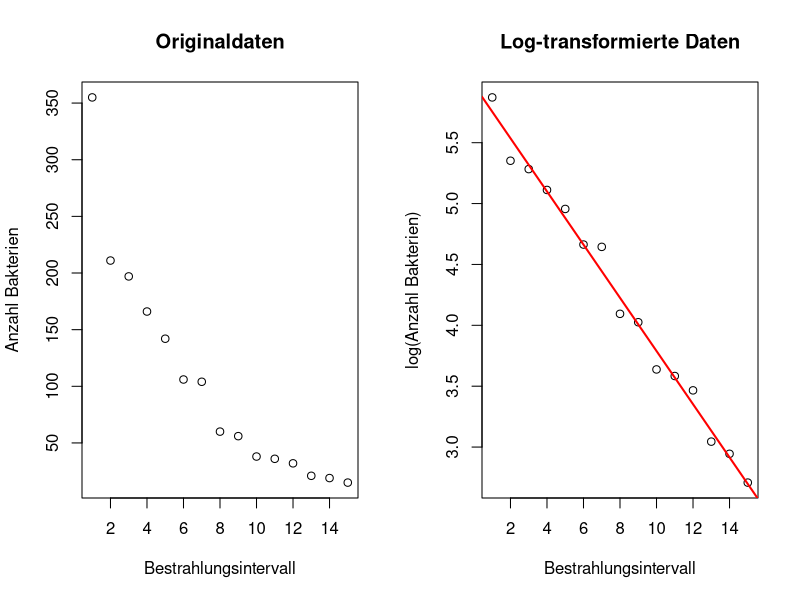

The R script that drew this image: (Note: this script raises an error after producing the figure.)
intervalls = 1:15
bakterien = c(355, 211, 197, 166, 142, 106, 104, 60, 56, 38, 36, 32, 21, 19, 15)
data = c(intervalls, bakterien)

log_bakterien = log(bakterien)

par(mfrow = c(1, 2))
plot(intervalls, bakterien, main = "Originaldaten", 
     xlab = "Bestrahlungsintervall", ylab = "Anzahl Bakterien")
plot(intervalls, log_bakterien, main = "Log-transformierte Daten",
     xlab = "Bestrahlungsintervall", ylab = "log(Anzahl Bakterien)")

modell_log = lm(log_bakterien ~ intervalls)

abline(modell_log, col = "red", lwd = 2)

konfidenz = confint(modell_log, level = 0.975)

par(mfrow = c(1, 1))

ellipse_points = ellipse(modell_log, level = 0.95)
plot(ellipse_points, col = "red", lwd = 2, type = "l")

points(modell_log$coefficients[1], modell_log$coefficients[2], pch = 19, cex = 1.5, col = "black")

x1 = konfidenz[1,1]
x2 = konfidenz[1,2]
y1 = konfidenz[2,1]
y2 = konfidenz[2,2]
segments(x0 = c(x1,x1), x1 = c(x1,x2), y0 = c(y1,y1), y1 = c(y2,y1))
segments(x0 = c(x2,x2), x1 = c(x1,x2), y0 = c(y2,y2), y1 = c(y2,y1))

anfangsbestand = exp(coef(modell_log)[1])

bakt = c(anfangsbestand, bakterien)
beta1_hat = coef(modell_log)[2]
multi_faktor = exp(beta1_hat)
abnahme = (1 - multi_faktor) * 100

plot(intervalls, bakterien, 
     main = "Exponentielles Zerfallsmodell (rücktransformiert)",
     xlab = "Bestrahlungsintervall", 
     ylab = "Anzahl Bakterien",
     pch = 19, cex = 1.2, col = "blue")

t_werte = seq(1, 15, length.out = 100)
N_angepasst = exp(coef(modell_log)[1] + coef(modell_log)[2] * t_werte)

lines(t_werte, N_angepasst, col = "red", lwd = 3)
